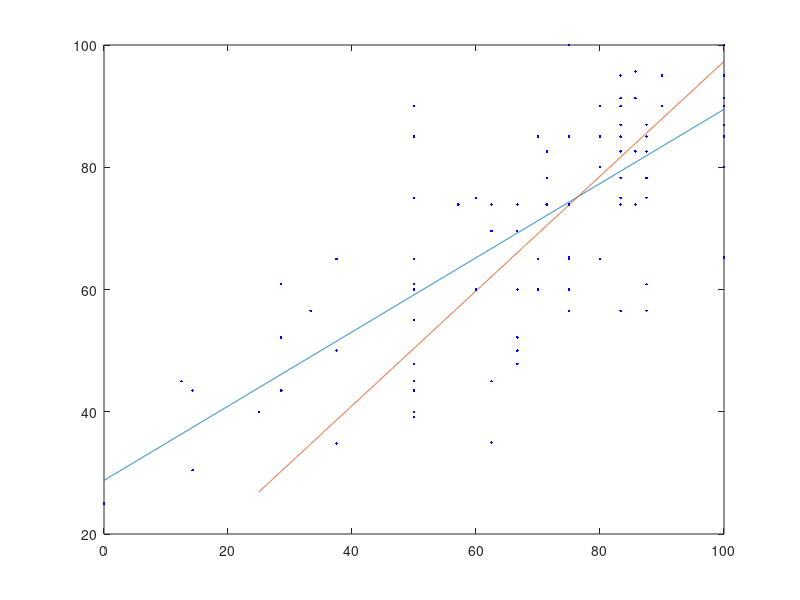

Here is the MATLAB script that generated this plot:
clc;
clear all;
close all;

# X->X  Y->Y

X = [87.5 50 75 62.5 100 87.5 87.5 87.5 87.5 75 50 75 62.5 87.5 87.5 87.5 75 37.5 14.289999999999999 100 57.140000000000001 14.289999999999999 57.140000000000001 71.430000000000007 85.709999999999994 85.709999999999994 85.709999999999994 71.430000000000007 85.709999999999994 28.57 71.430000000000007 57.140000000000001 85.709999999999994 28.57 71.430000000000007 28.57 33.329999999999998 66.670000000000002 83.329999999999998 83.329999999999998 66.670000000000002 50 50 83.329999999999998 83.329999999999998 83.329999999999998 83.329999999999998 100 66.670000000000002 66.670000000000002 83.329999999999998 83.329999999999998 66.670000000000002 100 50 70 70 80 100 100 70 80 100 100 90 80 50 80 90 60 80 60 60 100 83.329999999999998 100 83.329999999999998 50 100 50 83.329999999999998 83.329999999999998 83.329999999999998 66.670000000000002 50 66.670000000000002 66.670000000000002 100 83.329999999999998 83.329999999999998 83.329999999999998 37.5 87.5 62.5 75 50 75 25 100 37.5 50 87.5 75 0 75 50 62.5 12.5];
Y = [86.959999999999994 43.479999999999997 73.909999999999997 69.569999999999993 91.299999999999997 60.869999999999997 78.260000000000005 82.609999999999999 82.609999999999999 65.219999999999999 39.130000000000003 56.520000000000003 73.909999999999997 86.959999999999994 78.260000000000005 56.520000000000003 65.219999999999999 34.780000000000001 43.479999999999997 86.959999999999994 73.909999999999997 30.43 73.909999999999997 73.909999999999997 95.650000000000006 95.650000000000006 82.609999999999999 78.260000000000005 73.909999999999997 60.869999999999997 73.909999999999997 73.909999999999997 91.299999999999997 52.170000000000002 82.609999999999999 43.479999999999997 56.520000000000003 69.569999999999993 56.520000000000003 78.260000000000005 73.909999999999997 47.829999999999998 60.869999999999997 82.609999999999999 73.909999999999997 82.609999999999999 82.609999999999999 86.959999999999994 69.569999999999993 52.170000000000002 86.959999999999994 91.299999999999997 47.829999999999998 65.219999999999999 60 60 85 85 85 100 65 65 90 90 90 90 85 80 95 60 80 75 60 95 95 90 75 55 80 45 90 90 85 60 75 50 60 90 90 90 85 50 85 35 100 65 60 40 100 65 90 75 65 25 85 40 45 45];

#X = [62 64 65 69 70 71 72 74];
#Y = [126 125 139 145 165 152 180 208];

#E(X) E(Y)
E_X = sum(X)/length(X)
E_Y = sum(Y)/length(Y)

#V(X) V(Y)
E_Xsq = (sum(X.^2)/length(X))
E_Ysq = (sum(Y.^2)/length(Y))
V_X = E_Xsq - (E_X^2)
V_Y = E_Ysq - (E_Y^2)

# E(XY)
XY = X.*Y;
E_XY = sum(XY)/length(XY)

cov = E_XY - (E_X * E_Y)

#byx = cov/x, bxy = cov/ y
byx = cov/V_X
bxy = cov/V_Y
r = sqrt(byx*bxy)

#x -x' = bxy(y-y')            y-y' = byx(x-x')
#x = bxy*y - bxy*y' + x'      y = byx*x - byx*x' + y'
printf("Regression Equation of X on Y: x = %dy + (%d)\n", bxy, (-bxy*E_Y + E_X))
printf("Regression Equation of Y on X: y = %dx + (%d)\n", byx, (-byx*E_X + E_Y))

X_in = input("Enter x: ");
Y_est = byx*X_in - byx*E_X + E_Y
Y_in = input("Enter y: ");
X_est = bxy*Y_in - bxy*E_Y + E_X

# Generating points for regression line
X_data = linspace(min(X),max(X),2000);
Y_line =  byx*X_data - byx*E_X + E_Y;

plot(X_data,Y_line) # Regression line Y on X
hold on;

Y_data = linspace(min(Y),max(Y),2000);
X_line = bxy*Y_data - bxy*E_Y + E_X;

plot(Y_data,X_line) # Regression line X on Y
plot(X,Y,'b.')
